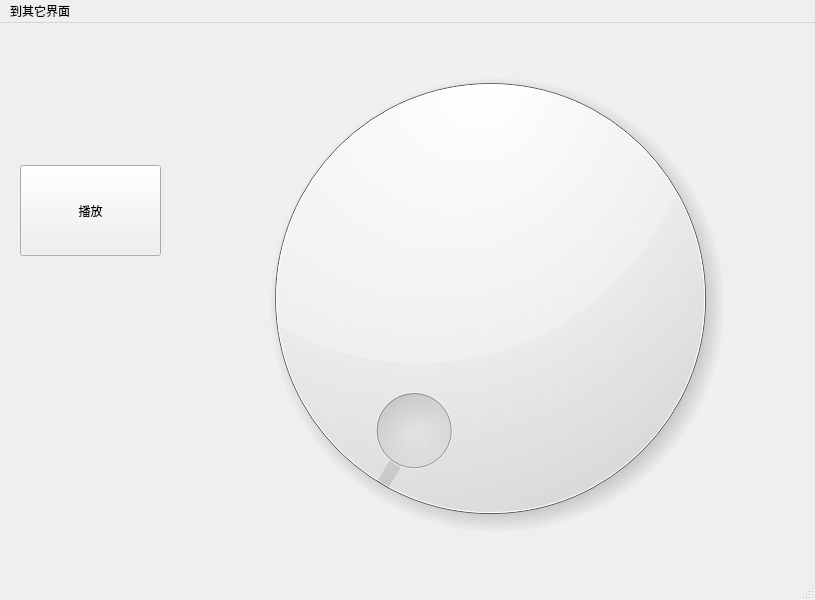
<?xml version="1.0" encoding="UTF-8"?>
<ui version="4.0">
 <class>MainWindow4</class>
 <widget class="QMainWindow" name="MainWindow4">
  <property name="geometry">
   <rect>
    <x>0</x>
    <y>0</y>
    <width>815</width>
    <height>600</height>
   </rect>
  </property>
  <property name="windowTitle">
   <string>MainWindow</string>
  </property>
  <widget class="QWidget" name="centralwidget">
   <widget class="QDial" name="dial">
    <property name="geometry">
     <rect>
      <x>190</x>
      <y>10</y>
      <width>601</width>
      <height>531</height>
     </rect>
    </property>
   </widget>
   <widget class="QPushButton" name="pushButton">
    <property name="geometry">
     <rect>
      <x>20</x>
      <y>142</y>
      <width>141</width>
      <height>91</height>
     </rect>
    </property>
    <property name="text">
     <string>播放</string>
    </property>
   </widget>
  </widget>
  <widget class="QMenuBar" name="menubar">
   <property name="geometry">
    <rect>
     <x>0</x>
     <y>0</y>
     <width>815</width>
     <height>33</height>
    </rect>
   </property>
   <widget class="QMenu" name="menu">
    <property name="title">
     <string>到其它界面</string>
    </property>
    <addaction name="action"/>
    <addaction name="action_2"/>
   </widget>
   <addaction name="menu"/>
  </widget>
  <widget class="QStatusBar" name="statusbar"/>
  <action name="action">
   <property name="text">
    <string>第一个界面</string>
   </property>
  </action>
  <action name="action_2">
   <property name="text">
    <string>第二个界面</string>
   </property>
  </action>
 </widget>
 <resources/>
 <connections/>
</ui>
